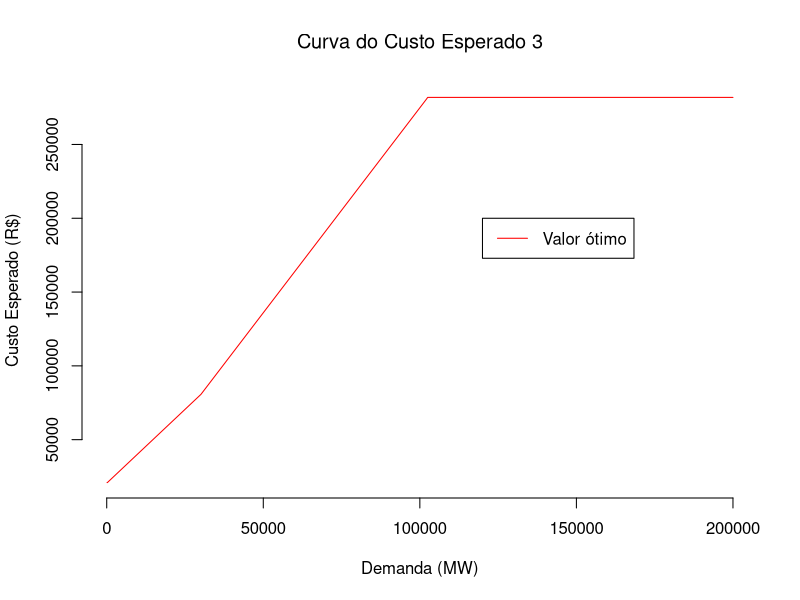
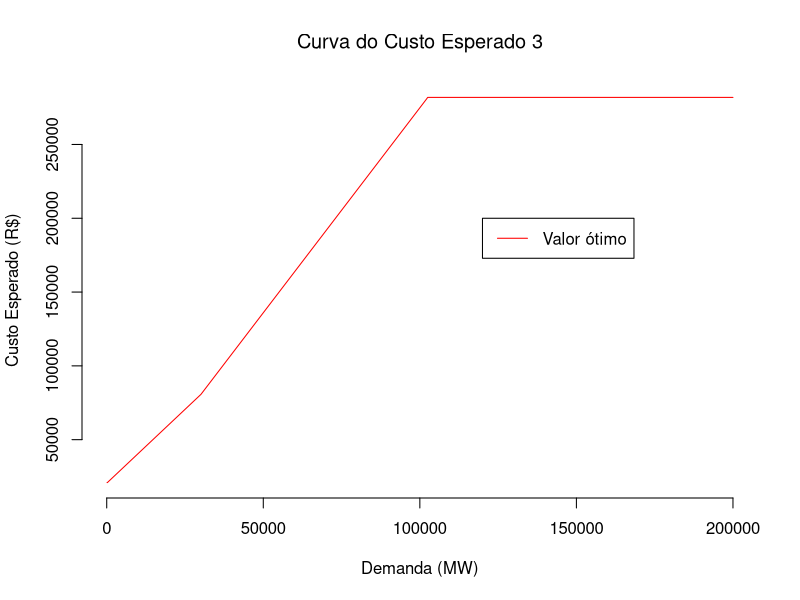

Source code (R) for these figures, in order:
#! /usr/bin/env Rscript

# Plotando grafico da curva de custo 
demanda <-unlist (read.table("demanda.dat")) 
custo <- unlist (read.table("z.dat"))

# Criando arquivo de plotagem eps
cairo_ps("zpb01pt18.eps",5.0,5.0)
matplot (demanda,cbind(custo),
		 main= "Curva do Custo Esperado 3",
		 font.main=1,
		 xlab="Demanda (MW)",
		 col = c("red"), 
		 type = "l",
		 pch=20,
		 lwd=1,
		 lty=1,
		 bty="n",
		 ylab="Custo Esperado (R$)")
legend (
		120000,200000
		,inset=0.01,
		legend=c(
				 "Valor ótimo"
				 ), 
		col= c(
			   "red"
			   ),
		lty=1,
		bg=("white"),
	   	horiz=F)

dev.off()

# Criando arquivo de plotagem pdf
pdf("zpb01pt18.pdf",5.0,5.0)
matplot (demanda,cbind(custo),
		 main= "Curva do Custo Esperado 3",
		 font.main=1,
		 xlab="Demanda (MW)",
		 col = c("red"), 
		 type = "l",
		 pch=20,
		 lwd=1,
		 lty=1,
		 bty="n",
		 ylab="Custo Esperado (R$)")
legend (
		120000,200000
		,inset=0.01,
		legend=c(
				 "Valor ótimo"
				 ), 
		col= c(
			   "red"
			   ),
		lty=1,
		bg=("white"),
	   	horiz=F)

dev.off()


